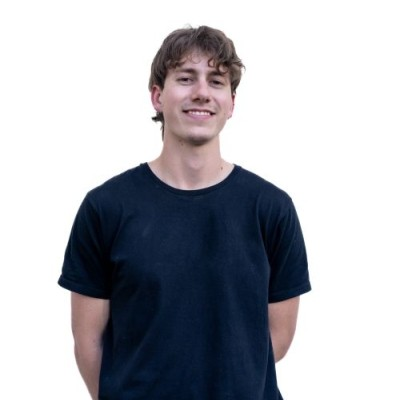
#> input picture scripts/foto.jpg, 400 x 400 px
$ python ascii.py foto.jpg 5
#> lines starting #> are read from the running program, lines starting #| are printed output that depends on the picture
"""Convierte una foto en el retrato ASCII del hero.

Uso: python3 -I scripts/ascii.py <foto> [columnas]
Escribe src/assets/retrato.txt (para fondo claro) y retrato-oscuro.txt (densidad invertida, para
fondo oscuro); la página los muestra si existen.
"""

import sys
from pathlib import Path

from PIL import Image, ImageOps

# de oscuro a claro: sobre fondo claro, los caracteres densos son las sombras
RAMP = "@%#*+=-:. "
# una celda de texto mono es ~2 veces más alta que ancha
CELL_ASPECT = 0.5
# más claro que esto es fondo
BG = 228
# fracción de la altura de la figura que entra en el retrato
CROP_HEIGHT = 0.5
# > 1 oscurece los medios tonos
GAMMA = 1.7

ROOT = Path(__file__).resolve().parent.parent

def main() -> None:
    if len(sys.argv) < 2:
        sys.exit(__doc__)
    src = Path(sys.argv[1])
    cols = int(sys.argv[2]) if len(sys.argv) > 2 else 96

    gray = ImageOps.exif_transpose(Image.open(src)).convert("L")
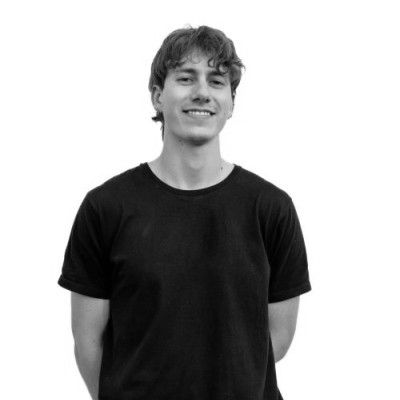
#> gray: PIL image 400x400 L; min 0, max 255, mean 178
    # recorta el fondo claro y se queda con cabeza y hombros
    box = gray.point(lambda v: 255 if v < BG else 0).getbbox()
#> box = (57, 24, 312, 400)
    if box:
        left, top, right, bottom = box
#> left = 57; top = 24; right = 312; bottom = 400
        box = (left, top, right, top + round((bottom - top) * CROP_HEIGHT))
#> box = (57, 24, 312, 212)
        gray = gray.crop(box)
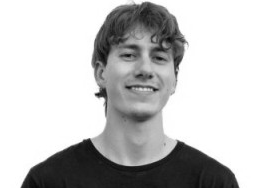
#> gray: PIL image 255x188 L; min 8, max 255, mean 193.6
    rows = max(1, round(gray.height / gray.width * cols * CELL_ASPECT))
#> rows = 2
    gray = gray.resize((cols, rows), Image.LANCZOS)

    # el fondo queda en blanco; la curva oscurece los medios tonos para que la cara no se lave
    mask = gray.point(lambda v: 255 if v < BG else 0)
    eq = ImageOps.autocontrast(gray, cutoff=1, mask=mask).point(lambda v: round(255 * (v / 255) ** GAMMA))

    px, pm = eq.load(), mask.load()
    def render(ramp: str) -> str:
        last = len(ramp) - 2  # el espacio queda reservado para el fondo
        lines = [
            "".join(ramp[px[x, y] * last // 255] if pm[x, y] else " " for x in range(cols)).rstrip()
            for y in range(rows)
        ]
        return "\n".join(lines) + "\n"

    out = ROOT / "src" / "assets" / "retrato.txt"
    out.parent.mkdir(parents=True, exist_ok=True)
    out.write_text(render(RAMP), encoding="utf-8")
    # sobre fondo oscuro la tinta es clara: las sombras van con los caracteres livianos
    (out.parent / "retrato-oscuro.txt").write_text(render(RAMP[-2::-1] + " "), encoding="utf-8")
    print(f"{out} · {cols}x{rows}")
#| src/assets/retrato.txt · 5x2

if __name__ == "__main__":
    main()
